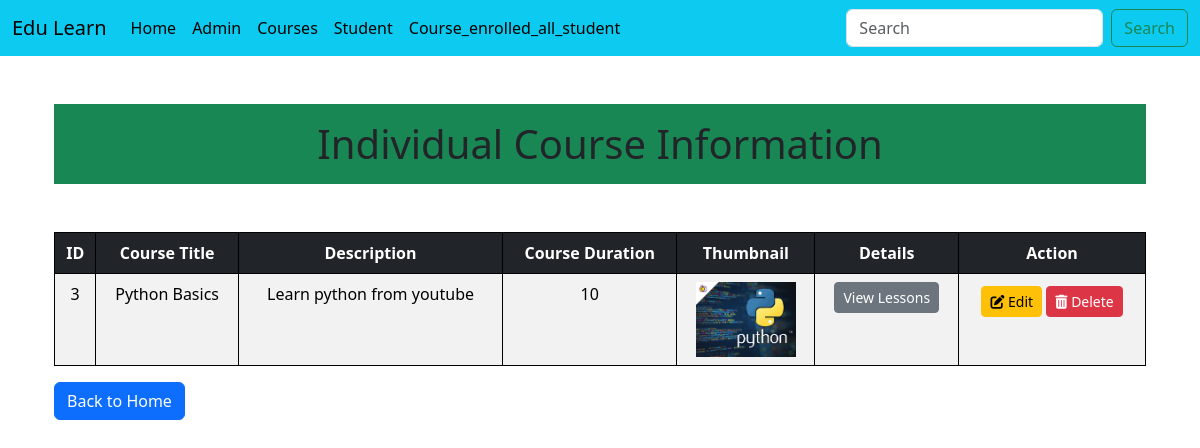
Before: /courses/individual_course_details/3 with the older database file.
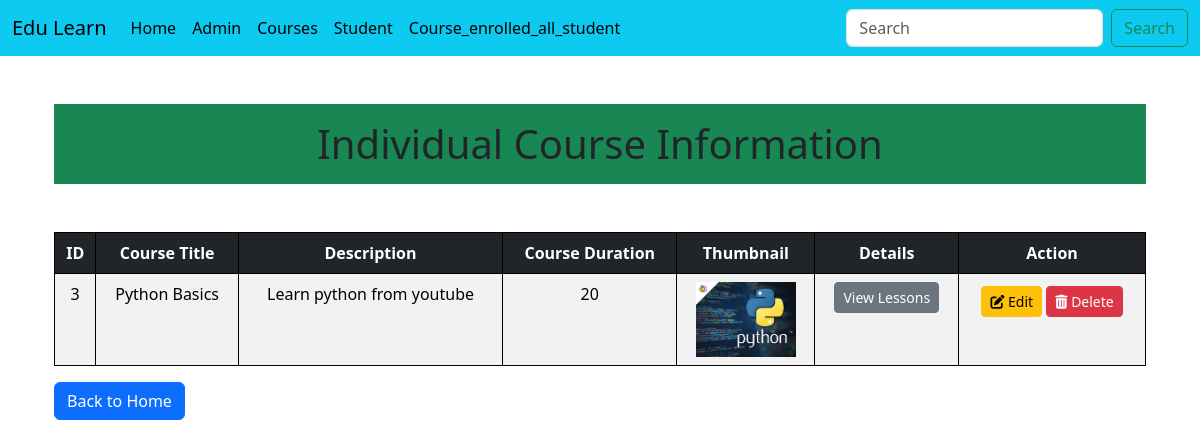
After: the same page with the newer database file.
### Courses/models.py (models this page shows, shortened)
class Courses(models.Model):
    title = models.CharField(max_length=200)
    description = models.TextField()
    duration = models.IntegerField(help_text="Duration in hours")
    thumbnail = models.ImageField(upload_to='course_thumbnail/',null=True,blank=True)

### Courses/views.py (the view)
# urls.py: path('individual_course_details/<int:id>',views.individual_course_details,name='individual_course_details'),
def individual_course_details(request, id):
    course = get_object_or_404(Courses, id=id)
    return render(request, "Courses/individual_course_details.html", {'course': course})

### templates/Courses/individual_course_details.html (shortened to what this page needs)
{% extends "Courses/base.html" %}
{% block content %}
<div class="container">
    <h1 class="text-center my-5 py-3 bg-success">Individual Course Information</h1>
    <table class="table table-striped">
        <thead>
            <tr class="table-dark">
                <th>ID</th>
                <th>Course Title</th>
                <th>Description</th>
                <th>Course Duration</th>
                <th>Thumbnail</th>
                <th>Details</th>
                <th>Action</th>
            </tr>
        </thead>
        <tbody>
            <tr>
                <td>{{ course.id }}</td>
                <td>{{ course.title }}</td>
                <td>{{ course.description|truncatewords:10 }}</td>
                <td>{{ course.duration }}</td>
                <td>
                    {% if course.thumbnail %}
                        <img src="{{ course.thumbnail.url }}" alt="{{ course.title }}" width="100">
                    {% else %}
                        <span class="text-muted">No Image</span>
                    {% endif %}
                </td>
                <td> <a href="{% url 'coursedetails' course.id %}" class="btn btn-secondary btn-sm">View
                    Lessons</a></td>
                    <td>
                        <a href="{% url 'course_update' course.id %}" class="btn btn-warning btn-sm my-1">
                            <i class="fas fa-edit"></i> Edit
                        </a>
                        <form action="{% url 'course_delete' course.id %}"  class="d-inline">
                            <button type="submit" class="btn btn-danger btn-sm" >
                                <i class="fas fa-trash-alt"></i> Delete
                            </button>
                        </form>
                    </td>
            </tr>
        </tbody>
    </table>
    <a href="{% url 'course_list' %}" class="btn btn-primary">Back to Home</a>
</div>
{% endblock content %}

Changed rows visible on the page:
changed Courses "Python Basics": duration "10" → "20"
